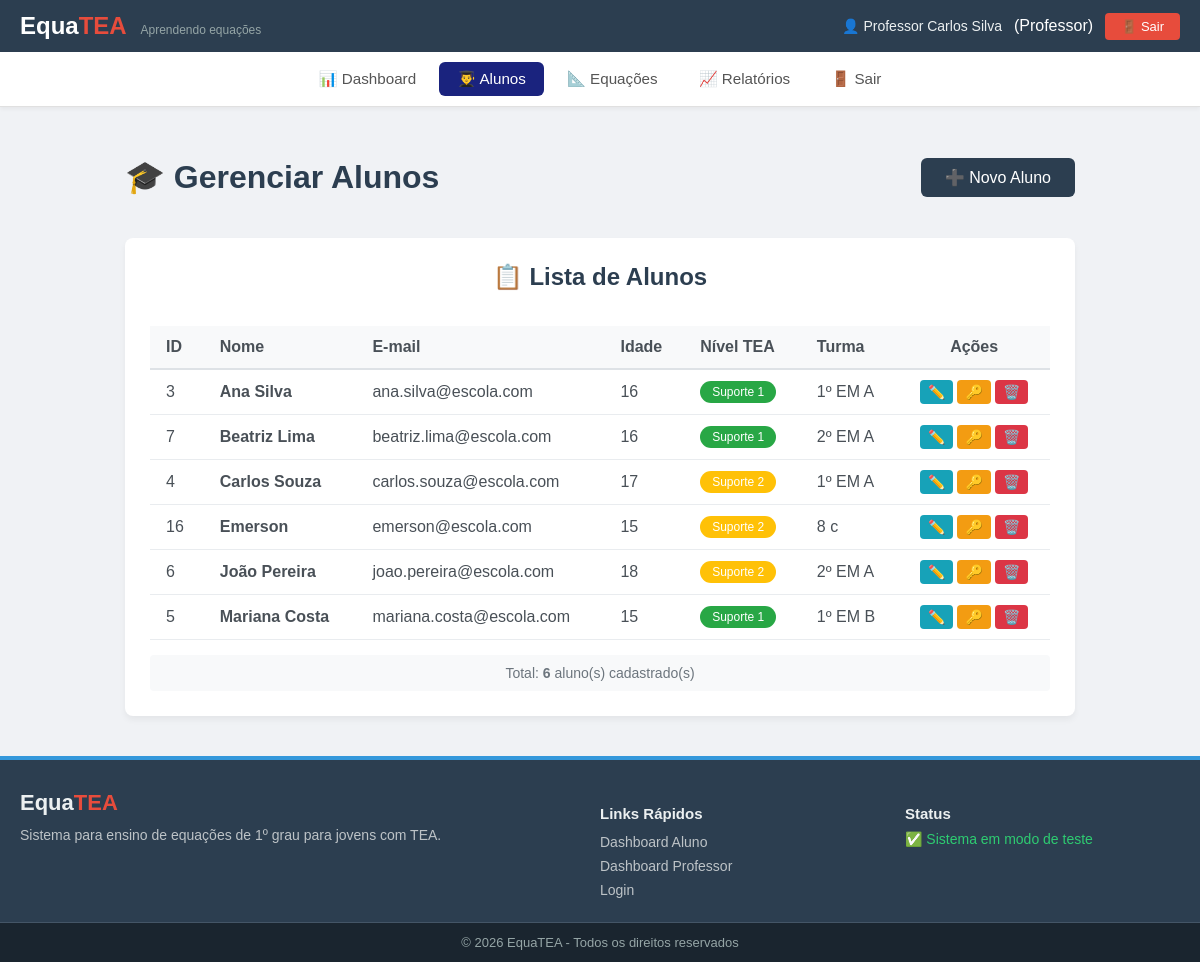
The app's page /index.php?view=gerenciar_alunos (signed in) with its own data.
### tables this page shows
CREATE TABLE `usuarios` (
  `id` int(11) NOT NULL,
  `nome` varchar(100) NOT NULL,
  `email` varchar(100) NOT NULL,
  `senha_hash` varchar(255) NOT NULL,
  `tipo_perfil` enum('aluno','professor','admin') NOT NULL DEFAULT 'aluno',
  `data_cadastro` timestamp NOT NULL DEFAULT current_timestamp(),
  `ultimo_acesso` datetime DEFAULT NULL,
  `ativo` tinyint(1) DEFAULT 1
);

### app/config/Database.php (called while the page is built, shortened)
<?php
class Database
{
    private static $instance = null;
    private $conn;
    private $host = 'localhost';
    private $dbname = 'equatea_db';
    private $username = 'root';
    private $password = '';
    private function __construct()
    {
        try {
            $this->conn = new PDO(
                "mysql:host={$this->host};dbname={$this->dbname};charset=utf8mb4",
                $this->username,
                $this->password,
                [
                    PDO::ATTR_ERRMODE => PDO::ERRMODE_EXCEPTION,
                    PDO::ATTR_DEFAULT_FETCH_MODE => PDO::FETCH_ASSOC,
                    PDO::ATTR_EMULATE_PREPARES => false
                ]
            );
        } catch (PDOException $e) {
            die("Erro na conexão com o banco de dados: " . $e->getMessage());
        }
    }
    public static function getInstance()
    {
        if (self::$instance === null) {
            self::$instance = new self();
        }
        return self::$instance;
    }
    public function getConnection()
    {
        return $this->conn;
    }
}

### app/views/professor/gerenciar_alunos.php (the view, shortened to what this page needs)
<?php
include_once __DIR__ . '/../partials/header.php';
include_once __DIR__ . '/../partials/menu_professor.php';
$dados_alunos = $dados_alunos ?? [];
?>
<div class="container" style="max-width: 950px; margin: 30px auto; padding: 0 15px;">
    <div style="display: flex; justify-content: space-between; align-items: center; flex-wrap: wrap; gap: 10px; margin-bottom: 20px;">
        <h1 style="color: #2c3e50;">🎓 Gerenciar Alunos</h1>
        <a href="index.php?view=editar_aluno" class="btn-primary" style="display: inline-block; padding: 10px 24px; background: #2c3e50; color: #fff; border-radius: 6px; text-decoration: none; font-weight: 500; transition: background 0.2s;">
            ➕ Novo Aluno
        </a>
    </div>
    <div class="card" style="background: #fff; border-radius: 8px; padding: 25px; box-shadow: 0 4px 6px rgba(0,0,0,0.05);">
        <h2 style="margin-top: 0; text-align: center; color: #2c3e50;">📋 Lista de Alunos</h2>
        <?php if (empty($dados_alunos)): ?>
            <div style="text-align: center; padding: 40px; color: #6c757d;">
                <p style="font-size: 18px;">Nenhum aluno cadastrado ainda.</p>
                <p>Clique em "Novo Aluno" para cadastrar.</p>
            </div>
        <?php else: ?>
            <div style="overflow-x: auto;">
                <table class="alunos-table" style="width: 100%; border-collapse: collapse; margin-top: 15px;">
                    <thead>
                        <tr style="background: #f8f9fa; border-bottom: 2px solid #dee2e6;">
                            <th style="padding: 12px 16px; text-align: left; font-weight: 600; color: #495057;">ID</th>
                            <th style="padding: 12px 16px; text-align: left; font-weight: 600; color: #495057;">Nome</th>
                            <th style="padding: 12px 16px; text-align: left; font-weight: 600; color: #495057;">E-mail</th>
                            <th style="padding: 12px 16px; text-align: left; font-weight: 600; color: #495057;">Idade</th>
                            <th style="padding: 12px 16px; text-align: left; font-weight: 600; color: #495057;">Nível TEA</th>
                            <th style="padding: 12px 16px; text-align: left; font-weight: 600; color: #495057;">Turma</th>
                            <th style="padding: 12px 16px; text-align: center; font-weight: 600; color: #495057;">Ações</th>
                        </tr>
                    </thead>
                    <tbody>
                        <?php foreach ($dados_alunos as $aluno): ?>
                            <tr style="border-bottom: 1px solid #e9ecef; transition: background-color 0.2s;">
                                <td style="padding: 10px 16px; color: #495057;"><?= htmlspecialchars($aluno['id'] ?? $aluno['aluno_id'] ?? '-') ?></td>
                                <td style="padding: 10px 16px; color: #495057;">
                                    <strong><?= htmlspecialchars($aluno['nome'] ?? '') ?></strong>
                                </td>
                                <td style="padding: 10px 16px; color: #495057;"><?= htmlspecialchars($aluno['email'] ?? '') ?></td>
                                <td style="padding: 10px 16px; color: #495057;"><?= htmlspecialchars($aluno['idade'] ?? '-') ?></td>
                                <td style="padding: 10px 16px;">
                                    <?php
                                    $nivel = $aluno['nivel_tea'] ?? 'suporte1';
                                    $nivelColors = [
                                        'suporte1' => '#28a745',
                                        'suporte2' => '#ffc107',
                                        'suporte3' => '#dc3545'
                                    ];
                                    $color = $nivelColors[$nivel] ?? '#6c757d';
                                    $nivelLabels = [
                                        'suporte1' => 'Suporte 1',
                                        'suporte2' => 'Suporte 2',
                                        'suporte3' => 'Suporte 3'
                                    ];
                                    ?>
                                    <span style="display: inline-block; padding: 4px 12px; border-radius: 12px; background-color: <?= $color ?>; color: white; font-size: 12px; font-weight: 500;">
                                        <?= htmlspecialchars($nivelLabels[$nivel] ?? $nivel) ?>
                                    </span>
                                </td>
                                <td style="padding: 10px 16px; color: #495057;"><?= htmlspecialchars($aluno['turma'] ?? 'N/A') ?></td>
                                <td style="padding: 10px 16px; text-align: center;">
                                    <div style="display: flex; gap: 4px; justify-content: center; flex-wrap: wrap;">
                                        <a href="index.php?view=editar_aluno&id=<?= $aluno['id'] ?? $aluno['aluno_id'] ?? '' ?>"
                                           style="display: inline-block; padding: 4px 8px; text-decoration: none; background-color: #17a2b8; color: white; border-radius: 4px; font-size: 14px;"
                                           title="Editar">
                                            ✏️
                                        </a>
                                        <a href="index.php?view=gerenciar_alunos&action=resetar_senha&id=<?= $aluno['id'] ?? $aluno['aluno_id'] ?? '' ?>"
                                           onclick="return confirm('Deseja resetar a senha deste aluno? A nova senha será 123456.');"
                                           style="display: inline-block; padding: 4px 8px; text-decoration: none; background-color: #f39c12; color: white; border-radius: 4px; font-size: 14px;"
                                           title="Resetar Senha">
                                            🔑
                                        </a>
                                        <a href="index.php?view=gerenciar_alunos&action=deletar&id=<?= $aluno['id'] ?? $aluno['aluno_id'] ?? '' ?>"
                                           onclick="return confirm('Deseja realmente excluir este aluno? Esta ação não pode ser desfeita.');"
                                           style="display: inline-block; padding: 4px 8px; text-decoration: none; background-color: #dc3545; color: white; border-radius: 4px; font-size: 14px;"
                                           title="Excluir">
                                            🗑️
                                        </a>
                                    </div>
                                </td>
                            </tr>
                        <?php endforeach; ?>
                    </tbody>
                </table>
            </div>
            <div style="margin-top: 15px; padding: 10px; background: #f8f9fa; border-radius: 4px; text-align: center; color: #6c757d; font-size: 14px;">
                Total: <strong><?= count($dados_alunos) ?></strong> aluno(s) cadastrado(s)
            </div>
        <?php endif; ?>
    </div>
</div>
<?php include_once __DIR__ . '/../partials/footer.php'; ?>

### public/css/style.css (style rules this page uses)
body { font-family: Arial, sans-serif; background: #f0f2f5; margin: 0; padding: 0; }
.container { max-width: 1200px; margin: 0 auto; padding: 0 20px; }
.btn-primary { padding: 12px 32px; background: linear-gradient(135deg, #27ae60, #2ecc71); color: #fff; border: none; border-radius: 6px; font-size: 16px; font-weight: 600; cursor: pointer; transition: all 0.2s; }

### records on screen
usuarios: id "3", nome "Ana Silva", email "ana.silva@escola.com", idade "16", nivel "Suporte 1", turma "1º EM A"
usuarios: id "7", nome "Beatriz Lima", email "beatriz.lima@escola.com", idade "16", nivel "Suporte 1", turma "2º EM A"
usuarios: id "4", nome "Carlos Souza", email "carlos.souza@escola.com", idade "17", nivel "Suporte 2", turma "1º EM A"
usuarios: id "16", nome "Emerson", email "emerson@escola.com", idade "15", nivel "Suporte 2", turma "8 c"
usuarios: id "6", nome "João Pereira", email "joao.pereira@escola.com", idade "18", nivel "Suporte 2", turma "2º EM A"
usuarios: id "5", nome "Mariana Costa", email "mariana.costa@escola.com", idade "15", nivel "Suporte 1", turma "1º EM B"

### other values on screen
$usuario_nome "Professor Carlos Silva"
$tipo_perfil "Professor"
count($dados_alunos) "6"
